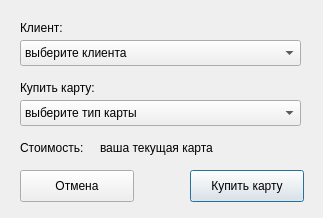
<?xml version="1.0" encoding="UTF-8"?>
<ui version="4.0">
 <class>BuyCard</class>
 <widget class="QDialog" name="BuyCard">
  <property name="geometry">
   <rect>
    <x>0</x>
    <y>0</y>
    <width>323</width>
    <height>218</height>
   </rect>
  </property>
  <property name="windowTitle">
   <string>Покупка карты</string>
  </property>
  <widget class="QPushButton" name="buy">
   <property name="geometry">
    <rect>
     <x>190</x>
     <y>170</y>
     <width>114</width>
     <height>32</height>
    </rect>
   </property>
   <property name="text">
    <string>Купить карту</string>
   </property>
  </widget>
  <widget class="QPushButton" name="cancel">
   <property name="geometry">
    <rect>
     <x>20</x>
     <y>170</y>
     <width>114</width>
     <height>32</height>
    </rect>
   </property>
   <property name="text">
    <string>Отмена</string>
   </property>
  </widget>
  <widget class="QLabel" name="label">
   <property name="geometry">
    <rect>
     <x>20</x>
     <y>80</y>
     <width>91</width>
     <height>16</height>
    </rect>
   </property>
   <property name="text">
    <string>Купить карту:</string>
   </property>
  </widget>
  <widget class="QComboBox" name="comboBox">
   <property name="geometry">
    <rect>
     <x>20</x>
     <y>100</y>
     <width>281</width>
     <height>26</height>
    </rect>
   </property>
   <item>
    <property name="text">
     <string>выберите тип карты</string>
    </property>
   </item>
  </widget>
  <widget class="QLabel" name="label_2">
   <property name="geometry">
    <rect>
     <x>20</x>
     <y>140</y>
     <width>81</width>
     <height>16</height>
    </rect>
   </property>
   <property name="text">
    <string>Стоимость:</string>
   </property>
  </widget>
  <widget class="QLabel" name="price">
   <property name="geometry">
    <rect>
     <x>100</x>
     <y>140</y>
     <width>141</width>
     <height>16</height>
    </rect>
   </property>
   <property name="text">
    <string>ваша текущая карта</string>
   </property>
  </widget>
  <widget class="QLabel" name="label_3">
   <property name="geometry">
    <rect>
     <x>20</x>
     <y>20</y>
     <width>91</width>
     <height>16</height>
    </rect>
   </property>
   <property name="text">
    <string>Клиент:</string>
   </property>
  </widget>
  <widget class="QComboBox" name="comboBox_2">
   <property name="geometry">
    <rect>
     <x>20</x>
     <y>40</y>
     <width>281</width>
     <height>26</height>
    </rect>
   </property>
   <item>
    <property name="text">
     <string>выберите клиента</string>
    </property>
   </item>
  </widget>
 </widget>
 <resources/>
 <connections/>
</ui>
